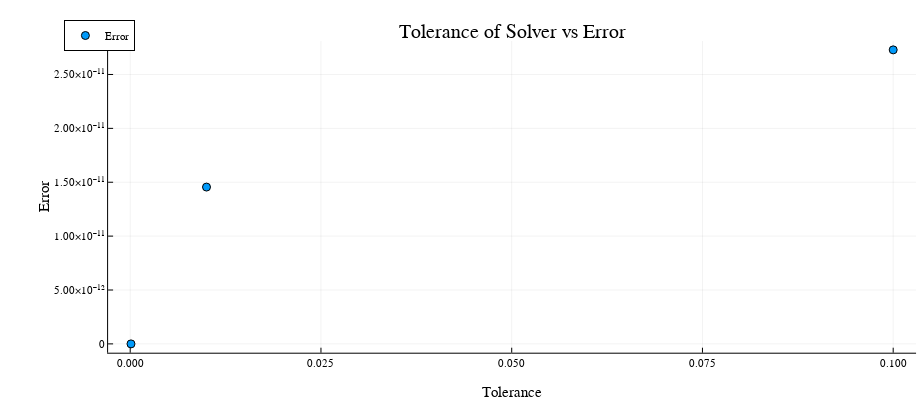

Here is the notebook cell this chart was saved with:
### Code cell
# Plot the error as a function of the tolerance
plotlyjs()
Plots.scatter(tols[2:end], abs.(OV[2:end] .- OV[1]),legend=:topleft,
                ylabel="Error", xlabel="Tolerance",size=(920,400),label=:"Error",title="Tolerance of Solver vs Error")
ygrid!(:on, :dashdot, 0.1)

### Figure 1 — Plotly figure (JSON) as saved in the notebook; plotly's stock layout.template omitted (floating-point values rounded to 4 significant figures)
{"data": [{"colorbar": {"len": 0.8657, "title": "", "x": 0.9957, "y": 0.5087}, "legendgroup": "Error", "marker": {"color": "rgba(0, 154, 250, 1.000)", "line": {"color": "rgba(0, 0, 0, 1.000)", "width": 1}, "size": 8, "symbol": "circle"}, "mode": "markers", "name": "Error", "showlegend": true, "type": "scatter", "x": [0.0001, 0.01, 0.1], "xaxis": "x", "y": [0, 1.455e-11, 2.728e-11], "yaxis": "y"}], "layout": {"annotations": [{"font": {"color": "rgba(0, 0, 0, 1.000)", "family": "sans-serif", "size": 20}, "rotation": 0, "showarrow": false, "text": "Tolerance of Solver vs Error", "x": 0.5566, "xanchor": "center", "xref": "paper", "y": 1, "yanchor": "top", "yref": "paper"}], "height": 400, "legend": {"bgcolor": "rgba(255, 255, 255, 1.000)", "bordercolor": "rgba(0, 0, 0, 1.000)", "borderwidth": 1, "font": {"color": "rgba(0, 0, 0, 1.000)", "family": "sans-serif", "size": 11}, "title": {"font": {"color": "rgba(0, 0, 0, 1.000)", "family": "sans-serif", "size": 15}, "text": ""}, "tracegroupgap": 0, "traceorder": "normal", "x": 0.07, "xanchor": "left", "y": 1, "yanchor": "top"}, "margin": {"b": 20, "l": 0, "r": 0, "t": 20}, "paper_bgcolor": "rgba(255, 255, 255, 1.000)", "plot_bgcolor": "rgba(255, 255, 255, 1.000)", "showlegend": true, "width": 920, "xaxis": {"anchor": "y", "domain": [0.1175, 0.9957], "gridcolor": "rgba(0, 0, 0, 0.100)", "gridwidth": 0.5, "linecolor": "rgba(0, 0, 0, 1.000)", "mirror": false, "range": [-0.002897, 0.103], "showgrid": true, "showline": true, "showticklabels": true, "tickangle": 0, "tickcolor": "rgb(0, 0, 0)", "tickfont": {"color": "rgba(0, 0, 0, 1.000)", "family": "sans-serif", "size": 11}, "tickmode": "array", "ticks": "inside", "ticktext": ["0.000", "0.025", "0.050", "0.075", "0.100"], "tickvals": [0, 0.025, 0.05, 0.075, 0.1], "title": "Tolerance", "titlefont": {"color": "rgba(0, 0, 0, 1.000)", "family": "sans-serif", "size": 15}, "type": "-", "visible": true, "zeroline": false, "zerolinecolor": "rgba(0, 0, 0, 1.000)"}, "yaxis": {"anchor": "x", "domain": [0.07581, 0.9415], "gridcolor": "rgba(0, 0, 0, 0.100)", "gridwidth": 0.5, "linecolor": "rgba(0, 0, 0, 1.000)", "mirror": false, "range": [-8.185e-13, 2.81e-11], "showgrid": true, "showline": true, "showticklabels": true, "tickangle": 0, "tickcolor": "rgb(0, 0, 0)", "tickfont": {"color": "rgba(0, 0, 0, 1.000)", "family": "sans-serif", "size": 11}, "tickmode": "array", "ticks": "inside", "ticktext": ["0", "5.00×10⁻¹²", "1.00×10⁻¹¹", "1.50×10⁻¹¹", "2.00×10⁻¹¹", "2.50×10⁻¹¹"], "tickvals": [0, 5e-12, 1e-11, 1.5e-11, 2e-11, 2.5e-11], "title": "Error", "titlefont": {"color": "rgba(0, 0, 0, 1.000)", "family": "sans-serif", "size": 15}, "type": "-", "visible": true, "zeroline": false, "zerolinecolor": "rgba(0, 0, 0, 1.000)"}}}
